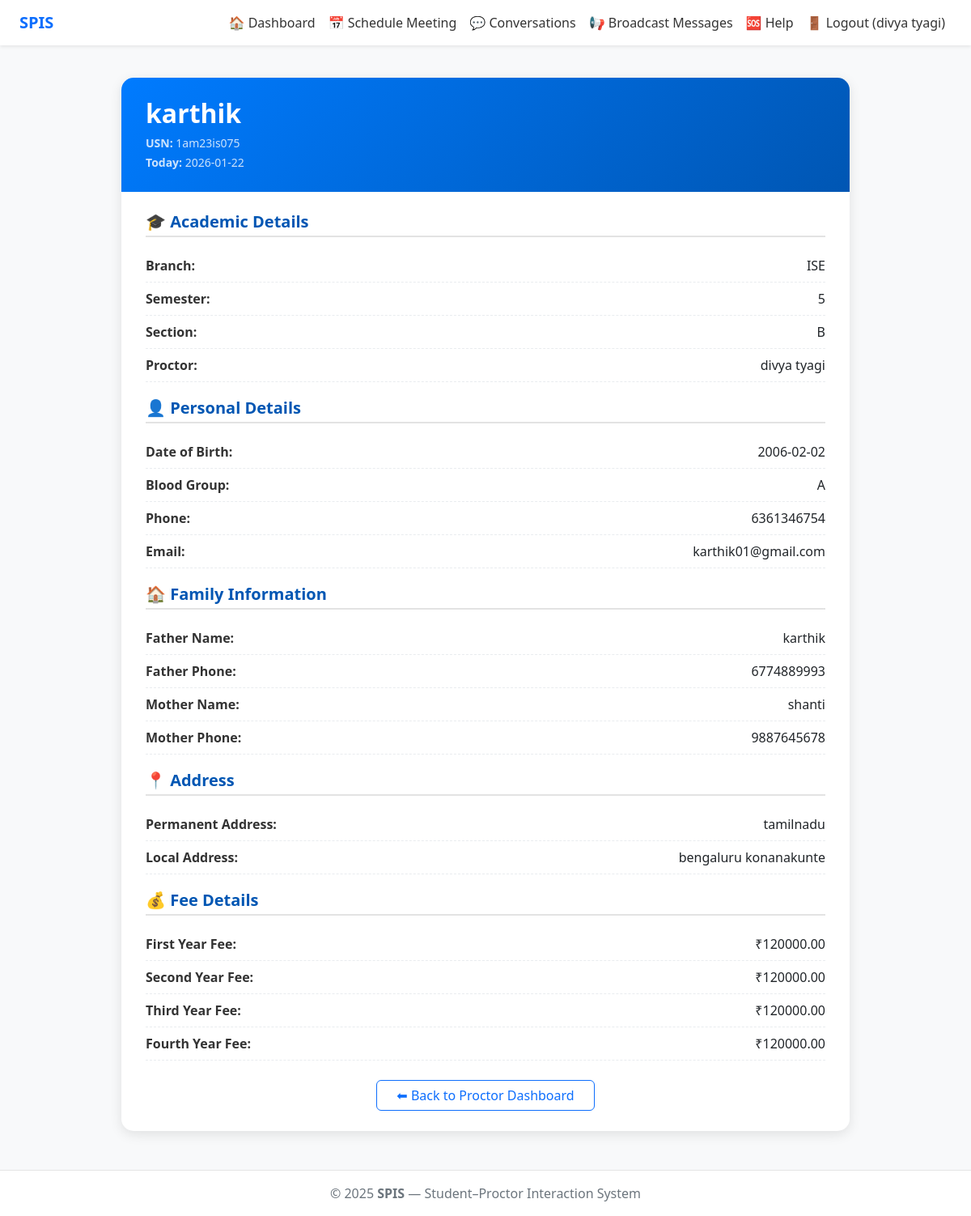
/student/1am23is075/history/ (signed in), run on the app's committed database.
### core/models.py (models this page shows, shortened)
class StudentProfile(models.Model):
    user = models.OneToOneField(User, on_delete=models.CASCADE)
    usn = models.CharField(max_length=20)
    branch = models.CharField(max_length=50)
    semester = models.IntegerField(default=1)
    section = models.CharField(max_length=5, blank=True, null=True)
    blood_group = models.CharField(max_length=5, blank=True, null=True)
    dob = models.DateField(blank=True, null=True)
    phone = models.CharField(max_length=15, blank=True, null=True)
    email = models.EmailField(blank=True, null=True)
    father_name = models.CharField(max_length=100, blank=True, null=True)
    father_phone = models.CharField(max_length=15, blank=True, null=True)
    mother_name = models.CharField(max_length=100, blank=True, null=True)
    mother_phone = models.CharField(max_length=15, blank=True, null=True)
    permanent_address = models.TextField(blank=True, null=True)
    local_address = models.TextField(blank=True, null=True)
    first_year_fee = models.DecimalField(max_digits=10, decimal_places=2, blank=True, null=True)
    second_year_fee = models.DecimalField(max_digits=10, decimal_places=2, blank=True, null=True)
    third_year_fee = models.DecimalField(max_digits=10, decimal_places=2, blank=True, null=True)
    fourth_year_fee = models.DecimalField(max_digits=10, decimal_places=2, blank=True, null=True)
    proctor = models.ForeignKey(User, on_delete=models.SET_NULL, null=True, related_name='students')

### core/views.py (the view)
# urls.py: path('student/<str:usn>/history/', views.student_history, name='student_history'),
@login_required
def student_history(request, usn):
    student = get_object_or_404(StudentProfile, usn=usn)
    is_student = (
        hasattr(request.user, "studentprofile") and
        request.user.studentprofile.usn == usn
    )
    is_proctor = (
        hasattr(request.user, "proctorprofile") and
        student.proctor == request.user
    )
    is_hod = request.user.groups.filter(name="HOD").exists()
    if not (is_student or is_proctor or is_hod):
        return HttpResponseForbidden("Not allowed")
    attendance = AttendanceRecord.objects.filter(student=student)
    marks = MarksRecord.objects.filter(student=student)
    today = datetime.now()
    return render(request, "core/student_history.html", {
        "student": student,
        "attendance": attendance,
        "marks": marks,
        "today": today,
    })

### core/templatetags/custom_tags.py (called while the page is built)
@register.filter
def has_attr(obj, attr):
    return hasattr(obj, attr)

@register.filter
def has_group(user, group_name):
    return user.groups.filter(name=group_name).exists()

### core/templates/core/student_history.html (shortened to what this page needs)
{% extends 'core/base.html' %}
{% load custom_tags %}
{% block content %}
<div class="profile-container">
  <div class="profile-header">
    <h2>{{ student.user.get_full_name|default:student.user.username }}</h2>
    <small><strong>USN:</strong> {{ student.usn }}</small><br>
    <small><strong>Today:</strong> {{ today|date:"Y-m-d" }}</small>
  </div>
  <div class="profile-body">
    <div class="info-section">
      <h5>🎓 Academic Details</h5>
      <div class="info-item"><strong>Branch:</strong> <span>{{ student.branch }}</span></div>
      <div class="info-item"><strong>Semester:</strong> <span>{{ student.semester }}</span></div>
      <div class="info-item"><strong>Section:</strong> <span>{{ student.section|default:"-" }}</span></div>
      <div class="info-item">
        <strong>Proctor:</strong>
        <span>
          {% if student.proctor %}
              {{ student.proctor.get_full_name|default:student.proctor.username }}
          {% else %}
              Not Assigned
          {% endif %}
        </span>
      </div>
    </div>
    <div class="info-section">
      <h5>👤 Personal Details</h5>
      <div class="info-item"><strong>Date of Birth:</strong> <span>{{ student.dob|date:"Y-m-d" }}</span></div>
      <div class="info-item"><strong>Blood Group:</strong> <span>{{ student.blood_group|default:"-" }}</span></div>
      <div class="info-item"><strong>Phone:</strong> <span>{{ student.phone|default:"-" }}</span></div>
      <div class="info-item"><strong>Email:</strong> <span>{{ student.user.email }}</span></div>
    </div>
    <div class="info-section">
      <h5>🏠 Family Information</h5>
      <div class="info-item"><strong>Father Name:</strong> <span>{{ student.father_name|default:"-" }}</span></div>
      <div class="info-item"><strong>Father Phone:</strong> <span>{{ student.father_phone|default:"-" }}</span></div>
      <div class="info-item"><strong>Mother Name:</strong> <span>{{ student.mother_name|default:"-" }}</span></div>
      <div class="info-item"><strong>Mother Phone:</strong> <span>{{ student.mother_phone|default:"-" }}</span></div>
    </div>
    <div class="info-section">
      <h5>📍 Address</h5>
      <div class="info-item"><strong>Permanent Address:</strong> <span>{{ student.permanent_address|default:"-" }}</span></div>
      <div class="info-item"><strong>Local Address:</strong> <span>{{ student.local_address|default:"-" }}</span></div>
    </div>
    <div class="info-section">
      <h5>💰 Fee Details</h5>
      <div class="info-item"><strong>First Year Fee:</strong> <span>₹{{ student.first_year_fee|default:"0.00" }}</span></div>
      <div class="info-item"><strong>Second Year Fee:</strong> <span>₹{{ student.second_year_fee|default:"0.00" }}</span></div>
      <div class="info-item"><strong>Third Year Fee:</strong> <span>₹{{ student.third_year_fee|default:"0.00" }}</span></div>
      <div class="info-item"><strong>Fourth Year Fee:</strong> <span>₹{{ student.fourth_year_fee|default:"0.00" }}</span></div>
    </div>
    <div class="text-center mt-4">
      {% if user|has_attr:"studentprofile" %}
        <a href="{% url 'student_dashboard' %}" class="btn btn-outline-primary px-4">⬅ Back to Student Dashboard</a>
      {% elif user|has_attr:"proctorprofile" %}
        <a href="{% url 'proctor_dashboard' %}" class="btn btn-outline-primary px-4">⬅ Back to Proctor Dashboard</a>
      {% elif user|has_group:"HOD" %}
        <a href="{% url 'hod_dashboard' %}" class="btn btn-outline-primary px-4">⬅ Back to HOD Dashboard</a>
      {% endif %}
    </div>
  </div>
</div>
{% endblock %}

### core/templates/core/base.html (shortened to what this page needs)
{% load static %}
{% load custom_tags %}
<!doctype html>
<html lang="en">
<head>
  <link href="https://cdn.jsdelivr.net/npm/bootstrap@5.3.0/dist/css/bootstrap.min.css" rel="stylesheet">
</head>
<body>
<nav class="navbar navbar-expand-lg navbar-light bg-white shadow-sm sticky-top">
  <div class="container-fluid px-4">
    <a class="navbar-brand" href="{% url 'index' %}">SPIS</a>
    <div class="collapse navbar-collapse" id="navbarNav">
      <ul class="navbar-nav ms-auto">
        {% if user.is_authenticated %}
          {% if user|has_attr:"studentprofile" %}
            <li class="nav-item"><a class="nav-link" href="{% url 'student_dashboard' %}">🏠 Dashboard</a></li>
            <li class="nav-item"><a class="nav-link" href="{% url 'student_history' user.studentprofile.usn %}">📘 My Profile</a></li>
            <li class="nav-item"><a class="nav-link" href="{% url 'student_meetings' %}">📅 My Meetings</a></li>
            <li class="nav-item"><a class="nav-link" href="{% url 'student_info_upload' user.studentprofile.usn %}">✏️ Update Info</a></li>
            <li class="nav-item"><a class="nav-link" href="{% url 'direct_messages' %}">💬 Chat</a></li>
            <li class="nav-item"><a class="nav-link" href="{% url 'student_broadcasts' %}">📢 Broadcast Messages</a></li>
         {% elif user|has_attr:"proctorprofile" %}
    <li class="nav-item">
        <a class="nav-link" href="{% url 'proctor_dashboard' %}">🏠 Dashboard</a>
    </li>
    <li class="nav-item">
        <a class="nav-link" href="{% url 'meeting_schedule' %}">📅 Schedule Meeting</a>
    </li>
    <li class="nav-item">
        <a class="nav-link" href="{% url 'direct_messages' %}">💬 Conversations</a>
    </li>
    <li class="nav-item">
        <a class="nav-link" href="{% url 'student_broadcasts' %}">📢 Broadcast Messages</a>
    </li>
          {% elif user.is_superuser %}
            <li class="nav-item"><a class="nav-link" href="{% url 'index' %}">🏠 Admin Home</a></li>
          {% endif %}
          <li class="nav-item"><a class="nav-link" href="{% url 'help' %}">🆘 Help</a></li>
          <li class="nav-item">
            <a class="nav-link text-danger" href="{% url 'logout' %}">
              🚪 Logout ({{ user.username }})
            </a>
          </li>
        {% endif %}
      </ul>
    </div>
  </div>
</nav>
<div class="container mt-4 mb-5">
  {% block content %}{% endblock %}
</div>
<footer class="text-center py-3">
  © {{ year|default:2025 }} <strong>SPIS</strong> — Student–Proctor Interaction System
</footer>
</body>
</html>

### core/templates/core/base.html (style rules this page uses)
body { background-color: #f8f9fa; font-family: 'Segoe UI', Tahoma, Geneva, Verdana, sans-serif; }
.navbar-brand { font-weight: bold; color: #0d6efd !important; }
.nav-link { color: #333 !important; }
footer { background: #fff; border-top: 1px solid #e5e5e5; color: #6c757d; }

### core/templates/core/student_history.html (style rules this page uses)
body { background-color: #f8f9fa; }
.profile-container { max-width: 900px; margin: 40px auto; background: #fff; border-radius: 15px; box-shadow: 0 4px 15px rgba(0,0,0,0.1); overflow: hidden; animation: fadeIn 0.6s ease-in-out; }
.profile-header { background: linear-gradient(135deg, #007bff, #0056b3); color: white; padding: 25px 30px; }
.profile-header h2 { margin-bottom: 5px; font-weight: 600; }
.profile-header small { opacity: 0.8; }
.profile-body { padding: 25px 30px; }
.info-section { margin-bottom: 20px; }
.info-section h5 { color: #0056b3; font-weight: 600; border-bottom: 2px solid #e3e3e3; padding-bottom: 5px; margin-bottom: 15px; }
.info-item { display: flex; justify-content: space-between; padding: 8px 0; border-bottom: 1px dashed #e9ecef; }
.info-item strong { color: #333; }

### data on the page
StudentProfile: user.get_full_name "karthik", usn "1am23is075", branch "ISE", semester "5", section "B", proctor.get_full_name "divya tyagi", dob "2006-02-02", blood_group "A", phone "6361346754", user.email "karthik01@gmail.com", father_name "karthik", father_phone "6774889993", mother_name "shanti", mother_phone "9887645678", permanent_address "tamilnadu", local_address "bengaluru konanakunte", first_year_fee "120000.00", second_year_fee "120000.00", third_year_fee "120000.00", fourth_year_fee "120000.00"

### other printed values
{{ user.username }} "divya tyagi"
{{ year|default:2025 }} "2025"
